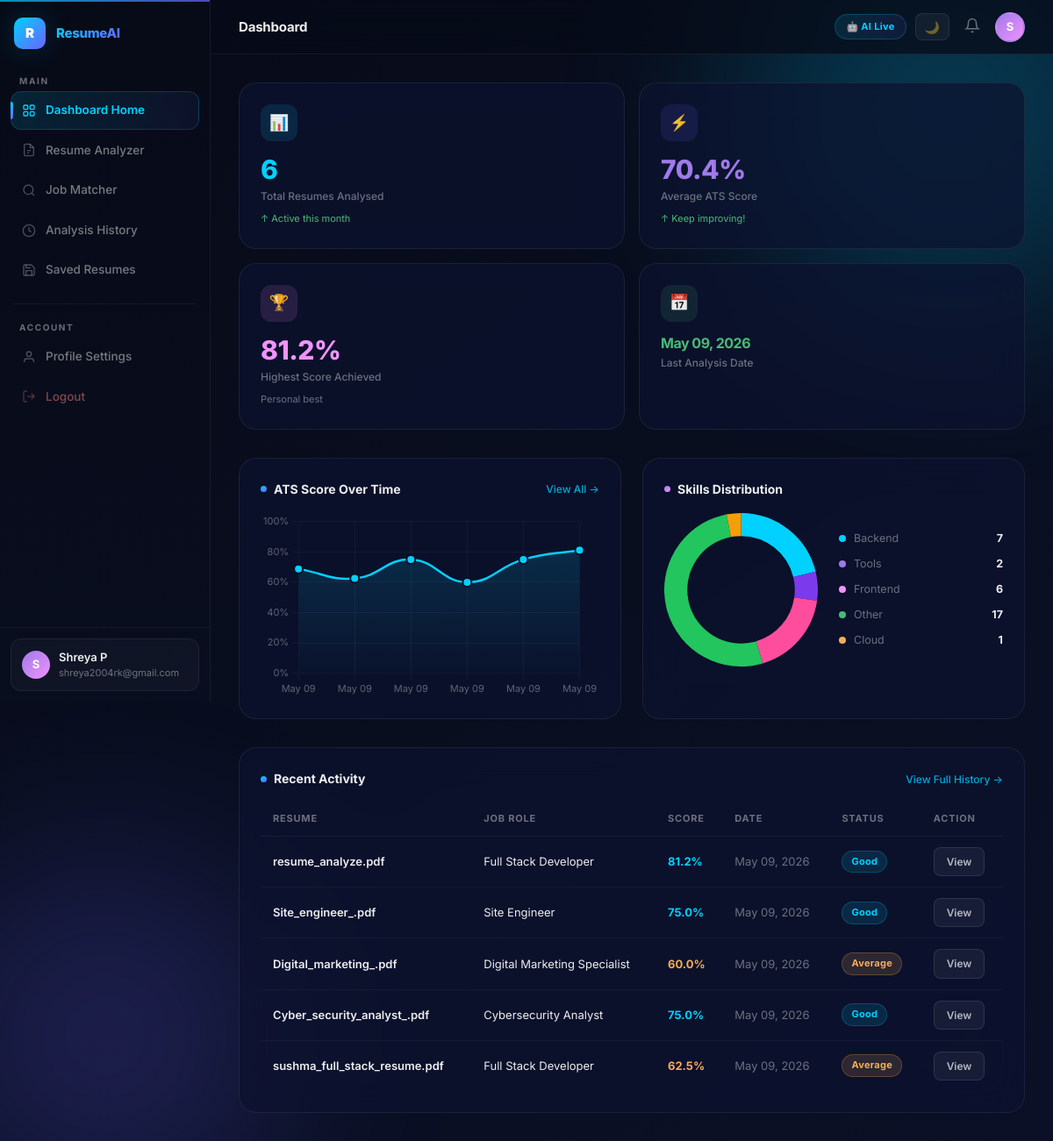
The app's page /dashboard/ (signed in) with its own data.
### models/user_model.py (models this page shows, shortened)
class User(UserMixin, db.Model):
    __tablename__ = "users"
    id         = db.Column(db.Integer, primary_key=True)
    name       = db.Column(db.String(120), nullable=False)
    email      = db.Column(db.String(200), unique=True, nullable=False, index=True)
    password_hash = db.Column(db.String(256), nullable=False)
    is_admin   = db.Column(db.Boolean, default=False, nullable=False)
    created_at = db.Column(db.DateTime, default=datetime.utcnow)
    updated_at = db.Column(db.DateTime, default=datetime.utcnow, onupdate=datetime.utcnow)
    resumes  = db.relationship("Resume",         backref="owner",  lazy="dynamic", cascade="all, delete-orphan")
    analyses = db.relationship("AnalysisResult", backref="author", lazy="dynamic", cascade="all, delete-orphan")
    def total_analyses(self) -> int:
        return self.analyses.count()
    def average_score(self) -> float:
        results = [a.ats_score for a in self.analyses.all() if a.ats_score is not None]
        return round(sum(results) / len(results), 1) if results else 0.0
    def highest_score(self) -> float:
        results = [a.ats_score for a in self.analyses.all() if a.ats_score is not None]
        return max(results) if results else 0.0
    def last_analysis_date(self):
        latest = self.analyses.order_by(AnalysisResult.created_at.desc()).first()
        return latest.created_at if latest else None

### models/analysis_model.py (models this page shows, shortened)
class AnalysisResult(db.Model):
    __tablename__ = "analysis_results"
    id           = db.Column(db.Integer, primary_key=True)
    user_id      = db.Column(db.Integer, db.ForeignKey("users.id"),    nullable=False, index=True)
    resume_id    = db.Column(db.Integer, db.ForeignKey("resumes.id"),  nullable=False, index=True)
    job_role_id  = db.Column(db.Integer, db.ForeignKey("job_roles.id"), nullable=True)
    job_role_title = db.Column(db.String(150), nullable=False)          # Cached title for quick display
    ats_score       = db.Column(db.Float, default=0.0)   # 0–100 match percentage
    similarity_score = db.Column(db.Float, default=0.0)  # raw cosine similarity
    _matched_skills  = db.Column("matched_skills",  db.Text, default="[]")
    _missing_skills  = db.Column("missing_skills",  db.Text, default="[]")
    _extracted_skills = db.Column("extracted_skills", db.Text, default="[]")
    _suggestions     = db.Column("suggestions",     db.Text, default="[]")
    created_at = db.Column(db.DateTime, default=datetime.utcnow)
    @property
    def matched_skills(self) -> list:
        return json.loads(self._matched_skills or "[]")
    @matched_skills.setter
    def matched_skills(self, value: list):
        self._matched_skills = json.dumps(value)
    @property
    def missing_skills(self) -> list:
        return json.loads(self._missing_skills or "[]")
    @missing_skills.setter
    def missing_skills(self, value: list):
        self._missing_skills = json.dumps(value)
    @property
    def extracted_skills(self) -> list:
        return json.loads(self._extracted_skills or "[]")
    @extracted_skills.setter
    def extracted_skills(self, value: list):
        self._extracted_skills = json.dumps(value)
    @property
    def suggestions(self) -> list:
        return json.loads(self._suggestions or "[]")
    @suggestions.setter
    def suggestions(self, value: list):
        self._suggestions = json.dumps(value)

### models/resume_model.py (models this page shows, shortened)
class Resume(db.Model):
    __tablename__ = "resumes"
    id            = db.Column(db.Integer, primary_key=True)
    user_id       = db.Column(db.Integer, db.ForeignKey("users.id"), nullable=False, index=True)
    filename      = db.Column(db.String(255), nullable=False)
    original_name = db.Column(db.String(255), nullable=False)
    file_size     = db.Column(db.Integer, default=0)
    extracted_text = db.Column(db.Text, nullable=True)
    is_saved      = db.Column(db.Boolean, default=False)
    created_at    = db.Column(db.DateTime, default=datetime.utcnow)
    analyses = db.relationship(
        "AnalysisResult",
        backref="resume",
        lazy="dynamic",
        order_by="AnalysisResult.created_at.desc()",
        cascade="all, delete-orphan",
    )

### routes/dashboard_routes.py (the view)
@dashboard_bp.route("/")
@login_required
def home():
    total_analyses = current_user.total_analyses()
    avg_score      = current_user.average_score()
    highest_score  = current_user.highest_score()
    last_date      = current_user.last_analysis_date()
    recent = (
        AnalysisResult.query
        .filter_by(user_id=current_user.id)
        .order_by(AnalysisResult.created_at.desc())
        .limit(5)
        .all()
    )
    chart_analyses = (
        AnalysisResult.query
        .filter_by(user_id=current_user.id)
        .order_by(AnalysisResult.created_at.asc())
        .limit(6)
        .all()
    )
    chart_labels = [a.created_at.strftime("%b %d") for a in chart_analyses]
    chart_scores = [round(a.ats_score, 1) for a in chart_analyses]
    from services.skill_extractor import SKILLS_DICTIONARY, skills_by_category
    all_matched: list[str] = []
    for analysis in AnalysisResult.query.filter_by(user_id=current_user.id).all():
        all_matched.extend(analysis.matched_skills)
    category_counts: dict[str, int] = {}
    for skill in all_matched:
        cat = SKILLS_DICTIONARY.get(skill, "other")
        category_counts[cat] = category_counts.get(cat, 0) + 1
    pie_labels = list(category_counts.keys())
    pie_data   = list(category_counts.values())
    return render_template(
        "dashboard/home.html",
        total_analyses=total_analyses,
        avg_score=avg_score,
        highest_score=highest_score,
        last_date=last_date,
        recent=recent,
        chart_labels=chart_labels,
        chart_scores=chart_scores,
        pie_labels=pie_labels,
        pie_data=pie_data,
    )

### templates/dashboard/home.html (shortened to what this page needs)
{% extends "layout/base.html" %}
{% block content %}
<div class="stats-grid">
  <div class="stat-card animate-fadeup" style="animation-delay:.05s">
    <div class="stat-icon blue-bg">📊</div>
    <div class="stat-value text-blue">{{ total_analyses }}</div>
    <div class="stat-label">Total Resumes Analysed</div>
    <div class="stat-trend trend-up">↑ Active this month</div>
  </div>
  <div class="stat-card animate-fadeup" style="animation-delay:.10s">
    <div class="stat-icon purple-bg">⚡</div>
    <div class="stat-value text-purple">{{ avg_score }}%</div>
    <div class="stat-label">Average ATS Score</div>
    <div class="stat-trend trend-up">↑ Keep improving!</div>
  </div>
  <div class="stat-card animate-fadeup" style="animation-delay:.15s">
    <div class="stat-icon pink-bg">🏆</div>
    <div class="stat-value text-pink">{{ highest_score }}%</div>
    <div class="stat-label">Highest Score Achieved</div>
    <div class="stat-trend trend-neutral">Personal best</div>
  </div>
  <div class="stat-card animate-fadeup" style="animation-delay:.20s">
    <div class="stat-icon green-bg">📅</div>
    <div class="stat-value stat-value-sm text-green">
      {% if last_date %}{{ last_date | datefmt }}{% else %}–{% endif %}
    </div>
    <div class="stat-label">Last Analysis Date</div>
  </div>
</div>
<div class="grid-2 mb-4">
  <div class="card animate-fadein" style="animation-delay:.25s">
    <div class="card-header">
      <div class="card-title"><span class="dot"></span>ATS Score Over Time</div>
      <a href="{{ url_for('history.index') }}" class="card-link">View All →</a>
    </div>
    <div class="chart-wrap" style="height:210px">
      {% if chart_labels %}
        <canvas id="lineChart"></canvas>
      {% else %}
        <div class="empty-chart">
          <div style="font-size:36px;opacity:.3">📈</div>
          <p>Analyse a resume to see your score trend here.</p>
          <a href="{{ url_for('analysis.analyzer_page') }}" class="btn btn-sm btn-ghost">Analyse Now</a>
        </div>
      {% endif %}
    </div>
  </div>
  <div class="card animate-fadein" style="animation-delay:.30s">
    <div class="card-header">
      <div class="card-title"><span class="dot dot-purple"></span>Skills Distribution</div>
    </div>
    <div class="pie-layout">
      <div class="chart-wrap" style="height:175px;width:175px;flex-shrink:0">
        {% if pie_labels %}
          <canvas id="pieChart"></canvas>
        {% else %}
          <div class="empty-chart"><div style="font-size:36px;opacity:.3">🥧</div><p>No data yet</p></div>
        {% endif %}
      </div>
      <div class="pie-legend">
        {% set pc=['#00D1FF','#9F7AEA','#F093FB','#48BB78','#F6AD55','#4FD1C5'] %}
        {% for label in pie_labels %}
          <div class="legend-item">
            <span class="legend-dot" style="background:{{ pc[loop.index0 % pc|length] }}"></span>
            <span class="legend-label">{{ label | title }}</span>
            <span class="legend-val">{{ pie_data[loop.index0] }}</span>
          </div>
        {% endfor %}
      </div>
    </div>
  </div>
</div>
<div class="card animate-fadein" style="animation-delay:.35s">
  <div class="card-header">
    <div class="card-title"><span class="dot"></span>Recent Activity</div>
    <a href="{{ url_for('history.index') }}" class="card-link">View Full History →</a>
  </div>
  {% if recent %}
  <div class="table-wrap">
    <table class="data-table">
      <thead>
        <tr><th>Resume</th><th>Job Role</th><th>Score</th><th>Date</th><th>Status</th><th>Action</th></tr>
      </thead>
      <tbody>
        {% for a in recent %}
        <tr>
          <td class="fw-600">{% if a.resume %}{{ a.resume.original_name }}{% else %}N/A{% endif %}</td>
          <td>{{ a.job_role_title }}</td>
          <td><span class="score-text score-{{ a.ats_score | score_color }}">{{ a.ats_score | round(1) }}%</span></td>
          <td class="text-muted">{{ a.created_at | datefmt }}</td>
          <td><span class="badge badge-{{ a.ats_score | score_color }}">{{ a.ats_score | score_label }}</span></td>
          <td><a href="{{ url_for('analysis.result', result_id=a.id) }}" class="btn btn-sm btn-ghost">View</a></td>
        </tr>
        {% endfor %}
      </tbody>
    </table>
  </div>
  {% endif %}
</div>
{% endblock %}
{% block extra_js %}
<script>
const lineLabels={{ chart_labels|tojson }}, lineScores={{ chart_scores|tojson }};
const pieLabels ={{ pie_labels|tojson }},  pieData  ={{ pie_data|tojson }};
document.addEventListener('DOMContentLoaded',function(){
  if(lineLabels.length) initLineChart('lineChart',lineLabels,lineScores);
  if(pieLabels.length)  initPieChart ('pieChart', pieLabels, pieData);
});
</script>
{% endblock %}

### templates/layout/base.html (shortened to what this page needs)
<!DOCTYPE html>
<html lang="en">
<head>
  <link rel="stylesheet" href="{{ url_for('static', filename='css/main.css') }}" />
  <link rel="stylesheet" href="{{ url_for('static', filename='css/dashboard.css') }}" />
  <link rel="stylesheet" href="{{ url_for('static', filename='css/animations.css') }}" />
  <link rel="stylesheet" href="{{ url_for('static', filename='css/light_mode_premium.css') }}" />
</head>
<body class="dark-theme">
  <div class="orb orb-blue"></div>
  <div class="orb orb-purple"></div>
  <div class="app-shell">
    {% include 'layout/sidebar.html' %}
    <div class="main-area">
      {% include 'layout/navbar.html' %}
      <main class="page-content">
        {% block content %}{% endblock %}
      </main>
    </div>
  </div>
  {% block extra_js %}{% endblock %}
</body>
</html>

### templates/layout/sidebar.html (shortened to what this page needs)
<aside class="sidebar" id="sidebar">
  <div class="sidebar-logo">
    <div class="logo-icon">R</div>
    <span class="logo-text">ResumeAI</span>
  </div>
  <nav class="sidebar-nav">
    <div class="nav-group">
      <div class="nav-group-label">Main</div>
      <a href="{{ url_for('dashboard.home') }}"
         class="nav-item {% if request.endpoint == 'dashboard.home' %}active{% endif %}">
        <svg class="nav-icon" viewBox="0 0 24 24" fill="none" stroke="currentColor" stroke-width="2">
          <rect x="3" y="3" width="7" height="7" rx="1.5"/><rect x="14" y="3" width="7" height="7" rx="1.5"/>
          <rect x="3" y="14" width="7" height="7" rx="1.5"/><rect x="14" y="14" width="7" height="7" rx="1.5"/>
        </svg>
        Dashboard Home
      </a>
      <a href="{{ url_for('analysis.analyzer_page') }}"
         class="nav-item {% if request.endpoint in ['analysis.analyzer_page','analysis.result'] %}active{% endif %}">
        <svg class="nav-icon" viewBox="0 0 24 24" fill="none" stroke="currentColor" stroke-width="2">
          <path d="M14 2H6a2 2 0 00-2 2v16a2 2 0 002 2h12a2 2 0 002-2V8z"/>
          <polyline points="14 2 14 8 20 8"/><line x1="9" y1="13" x2="15" y2="13"/><line x1="9" y1="17" x2="12" y2="17"/>
        </svg>
        Resume Analyzer
      </a>
      <a href="{{ url_for('analysis.job_matcher') }}"
         class="nav-item {% if request.endpoint == 'analysis.job_matcher' %}active{% endif %}">
        <svg class="nav-icon" viewBox="0 0 24 24" fill="none" stroke="currentColor" stroke-width="2">
          <circle cx="11" cy="11" r="8"/><line x1="21" y1="21" x2="16.65" y2="16.65"/>
        </svg>
        Job Matcher
      </a>
      <a href="{{ url_for('history.index') }}"
         class="nav-item {% if request.endpoint == 'history.index' %}active{% endif %}">
        <svg class="nav-icon" viewBox="0 0 24 24" fill="none" stroke="currentColor" stroke-width="2">
          <circle cx="12" cy="12" r="10"/><polyline points="12 6 12 12 16 14"/>
        </svg>
        Analysis History
      </a>
      <a href="{{ url_for('resume.saved') }}"
         class="nav-item {% if request.endpoint == 'resume.saved' %}active{% endif %}">
        <svg class="nav-icon" viewBox="0 0 24 24" fill="none" stroke="currentColor" stroke-width="2">
          <path d="M19 21H5a2 2 0 01-2-2V5a2 2 0 012-2h11l5 5v11a2 2 0 01-2 2z"/>
          <polyline points="17 21 17 13 7 13 7 21"/><polyline points="7 3 7 8 15 8"/>
        </svg>
        Saved Resumes
      </a>
    </div>
    <div class="nav-divider"></div>
    <div class="nav-group">
      <div class="nav-group-label">Account</div>
      <a href="{{ url_for('dashboard.profile') }}"
         class="nav-item {% if request.endpoint == 'dashboard.profile' %}active{% endif %}">
        <svg class="nav-icon" viewBox="0 0 24 24" fill="none" stroke="currentColor" stroke-width="2">
          <path d="M20 21v-2a4 4 0 00-4-4H8a4 4 0 00-4 4v2"/><circle cx="12" cy="7" r="4"/>
        </svg>
        Profile Settings
      </a>
      <a href="#" class="nav-item nav-item-danger" id="logoutBtn">
        <svg class="nav-icon" viewBox="0 0 24 24" fill="none" stroke="currentColor" stroke-width="2">
          <path d="M9 21H5a2 2 0 01-2-2V5a2 2 0 012-2h4"/>
          <polyline points="16 17 21 12 16 7"/><line x1="21" y1="12" x2="9" y2="12"/>
        </svg>
        Logout
      </a>
    </div>
  </nav>
  <div class="sidebar-footer">
    <div class="sidebar-user">
      <div class="user-avatar">{{ current_user.name[0].upper() }}</div>
      <div class="user-info">
        <div class="user-name">{{ current_user.name }}</div>
        <div class="user-email">{{ current_user.email }}</div>
      </div>
    </div>
  </div>
</aside>

### templates/layout/navbar.html (shortened to what this page needs)
<header class="topbar">
  <div class="topbar-title">{% block page_title %}Dashboard{% endblock %}</div>
  <div class="topbar-right">
    <span class="ai-badge pulse">🤖 AI Live</span>
    <button class="theme-toggle" id="themeToggle" aria-label="Toggle theme" title="Toggle theme">
      <span id="themeIcon">🌙</span>
    </button>
    <button class="icon-btn" aria-label="Notifications">
      <svg width="18" height="18" viewBox="0 0 24 24" fill="none" stroke="currentColor" stroke-width="2">
        <path d="M18 8A6 6 0 006 8c0 7-3 9-3 9h18s-3-2-3-9"/><path d="M13.73 21a2 2 0 01-3.46 0"/>
      </svg>
    </button>
    <div class="avatar-wrap">
      <div class="topbar-avatar" id="avatarBtn">
        {{ current_user.name[0].upper() }}
      </div>
    </div>
  </div>
</header>

### records on screen
User: name "S", name "Shreya P", email "shreya2004rk@gmail.com"
AnalysisResult: ats_score "81.2", created_at "May 09, 2026", resume.original_name "resume_analyze.pdf", job_role_title "Full Stack Developer", ats_score|score_label "Good"
AnalysisResult: resume.original_name "Site_engineer_.pdf", job_role_title "Site Engineer", ats_score "75.0", created_at "May 09, 2026", ats_score|score_label "Good"
AnalysisResult: resume.original_name "Digital_marketing_.pdf", job_role_title "Digital Marketing Specialist", ats_score "60.0", created_at "May 09, 2026", ats_score|score_label "Average"
AnalysisResult: resume.original_name "Cyber_security_analyst_.pdf", job_role_title "Cybersecurity Analyst", ats_score "75.0", created_at "May 09, 2026", ats_score|score_label "Good"
AnalysisResult: resume.original_name "sushma_full_stack_resume.pdf", job_role_title "Full Stack Developer", ats_score "62.5", created_at "May 09, 2026", ats_score|score_label "Average"

### other values on screen
{{ total_analyses }} "6"
{{ avg_score }} "70.4"
{{ label | title }} "Backend" "Tools" "Frontend" "Other" "Cloud"
{{ pie_data[loop.index0] }} "7" "2" "6" "17" "1"
chart data {{ chart_scores|tojson }} [68.8, 62.5, 75.0, 60.0, 75.0, 81.2]
chart data {{ pie_data|tojson }} [7, 2, 6, 17, 1]
